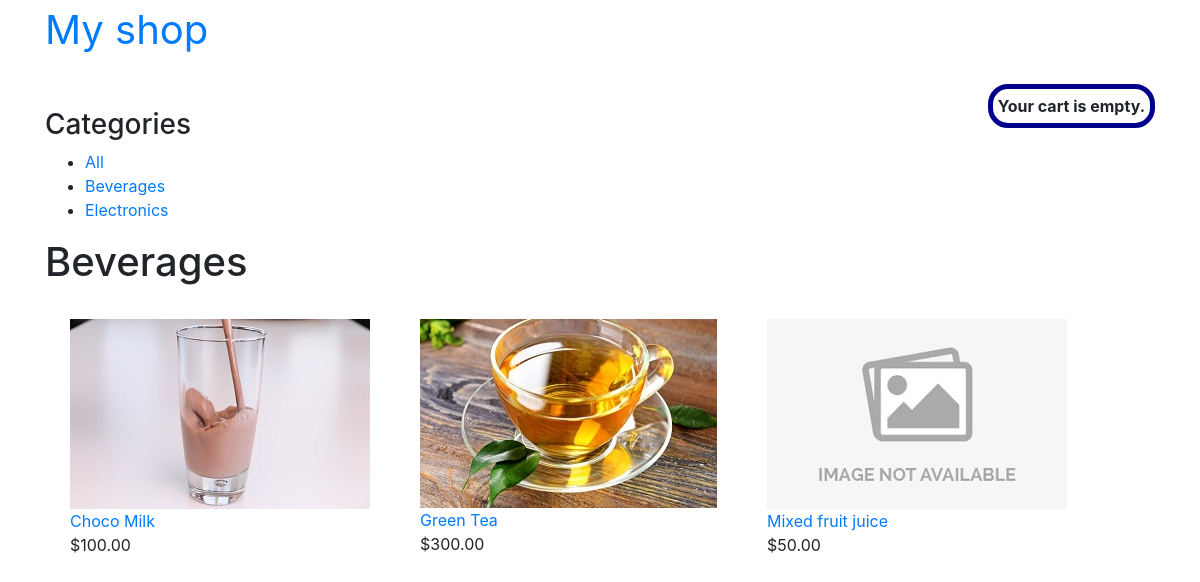
The app's page /beverages/ with its own data.
### shop/models.py (models this page shows, shortened)
class Category(models.Model):
	name = models.CharField(max_length=200,db_index=True)
	slug = models.SlugField(max_length=200,unique=True)
	class	Meta:
		ordering = ('name',)
		verbose_name = 'category'
		verbose_name_plural = 'categories'
	def	get_absolute_url(self):
		return	reverse('shop:product_list_by_category',args=[self.slug])

class	Product(models.Model):
	category	=	models.ForeignKey(Category,related_name='products',on_delete=models.CASCADE)
	name	=	models.CharField(max_length=200,db_index=True)
	slug	=	models.SlugField(max_length=200,db_index=True)
	image	=	models.ImageField(upload_to='products/%Y/%m/%d',
			blank=True)
	description	=	models.TextField(blank=True)
	price	=	models.DecimalField(max_digits=10,	decimal_places=2)
	available	=	models.BooleanField(default=True)
	created	=	models.DateTimeField(auto_now_add=True)
	updated	=	models.DateTimeField(auto_now=True)
	class	Meta:
		ordering	=	('name',)
		index_together	=	(('id',	'slug'),)
	def	get_absolute_url(self):
		return	reverse('shop:product_detail',args=[self.id,self.slug])

### shop/views.py (the view)
# urls.py: path('',	views.product_list,	name='product_list'),
def	product_list(request, category_slug=None):
	category =	None
	categories = Category.objects.all()
	products = Product.objects.filter(available=True)
	if	category_slug:
		category = get_object_or_404(Category,	slug=category_slug)
		products = products.filter(category=category)
	return	render(request,'shop/product/list.html',{'category':	category,
													 'categories':	categories,
													 'products':	products,   })

### cart/cart.py (called while the page is built)
	def	__len__(self):
		return	sum(item['quantity'] for item in self.cart.values())

### cart/context_processors.py (called while the page is built)
def	cart(request):
	return	{'cart': Cart(request)}

### shop/templates/shop/product/list.html (shortened to what this page needs)
{%	extends	"shop/base.html"	%}
{%	load	static	%}
{%	block	content	%}
		<div	id="sidebar">
				<h3>Categories</h3>
				<ul>
						<li	{%	if	not	category	%}class="selected"{%	endif	%}>
								<a	href="{%	url	"shop:product_list"	%}">All</a>
						</li>
						{%	for	c	in	categories	%}
								<li	{%	if	category.slug	==	c.slug	%}class="selected"
								{%	endif	%}>
										<a	href="{{	c.get_absolute_url	}}">{{	c.name	}}</a>
								</li>
						{%	endfor	%}
				</ul>
		</div>
		<div	id="main"	class="product-list">
				<h1>{%	if	category	%}{{	category.name	}}{%	else	%}Products
				{%	endif	%}</h1>
				{%	for	product	in	products	%}
						<div id="productview" >
								<a	href="{{	product.get_absolute_url	}}">
										<img src="
										{% if	product.image	%}
											{{ product.image.url	}}
										{%	else %}
											{% static 'images/no_image.jpg'	%}
										{% endif %}">
								</a>
								<br>
								<a	href="{{ product.get_absolute_url }}">{{ product.name }}</a>
								<br>
								${{	product.price }}
						</div>
				{%	endfor	%}
		</div>
{%	endblock	%}

### shop/static/css/base.css (style rules this page uses)
#productview { float: left; padding: 25px; }

### records on screen
Category: name "Beverages"
Category: name "Electronics"
Product: image (picture), name "Choco Milk", price "100.00"
Product: image (picture), name "Green Tea", price "300.00"
Product: name "Mixed fruit juice", price "50.00"
